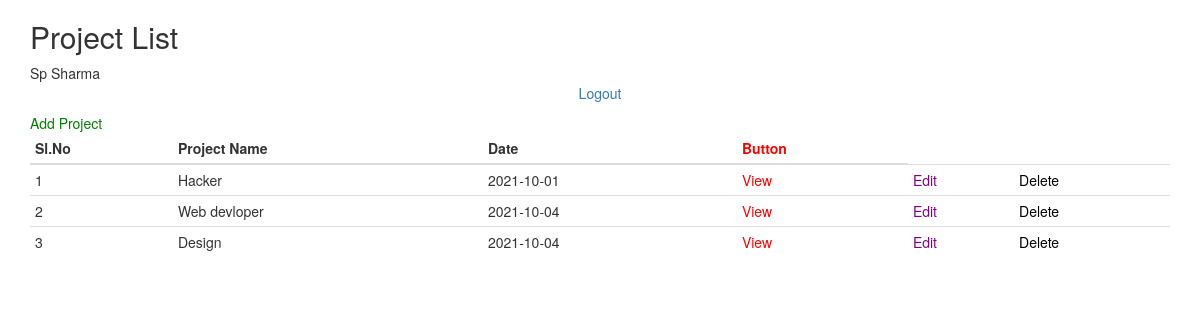
Screenshot of /view.php (signed in) with the database file from the repository.
### tables this page shows
CREATE TABLE `add` (
  `pid` int(20) NOT NULL,
  `uid` int(10) NOT NULL,
  `id` int(20) NOT NULL,
  `title` varchar(30) NOT NULL,
  `des` varchar(100) NOT NULL,
  `file` varchar(20) NOT NULL,
  `datacreated` date NOT NULL DEFAULT current_timestamp()
);

### view.php (the view, shortened to what this page needs)
<!DOCTYPE html>
<html lang="en">
<head>
<link rel="stylesheet" href="https://maxcdn.bootstrapcdn.com/bootstrap/3.4.1/css/bootstrap.min.css">
</head>
<body>
<div class="container">
<h2>Project List</h2>
<?php echo $_SESSION['email']['name'];?>
<p style="text-align:center;"><a href="logout.php" style="text-decoration:none;">Logout</a></p>
<a style="text-align:center;color:green;"href="add.php">Add Project</a>
<table class="table table-condensed">
<thead>
<tr>
<th>Sl.No</th>
<th>Project Name</th>
<th>Date</th>
<th style="color:red;">Button</th>
</tr>
</thead>
<tbody>
<?php
include "conn.php";
$userid=$_SESSION['email']['id'];
$result="select * from `add` where uid=$userid";
$s=mysqli_query($conn,$result);
if(mysqli_num_rows($s) > 0)
{
$sl=0;
while($row=mysqli_fetch_assoc($s))
{
$sl++;
?>
<tr>
   <td><?php echo $sl; ?></td>
   <td><?php echo $row['title'];?></td>
   <td><?php echo $row['datacreated'];?></td>
   <td><a style="color:red;" href="project-detail.php?pid=<?php echo $row['pid'];?>">View</a></td>
   <td><a  style="color:purple;"href="update.php?pid=<?php echo $row['pid'];?>">Edit</a></td>
   <td><a  style="color:black;"href="delete.php?pid=<?php echo $row['pid'];?>" onclick="return confirm('Are you want to sure delete data')" >Delete</a></td>
</tr>
<?php
}
}
?>
</tbody>
</table>
</div>
</body>
</html>

### rows the page displays
add: title "Hacker", datacreated "2021-10-01"
add: title "Web devloper", datacreated "2021-10-04"
add: title "Design", datacreated "2021-10-04"

### other values shown
$_SESSION['email']['name'] "Sp Sharma"
